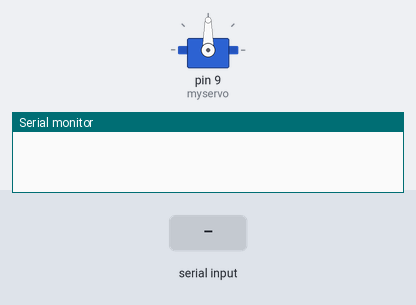
Bench run of a sketch on a simulated Arduino Uno, built with avr-gcc and run on an emulated ATmega328P. On the bench: servo, the last lines printed to the serial monitor. Inputs (shaded band) come from the test bench.

Above: at 1.2 s.
1.3 s: "1" received over Serial
At 1.75 s:
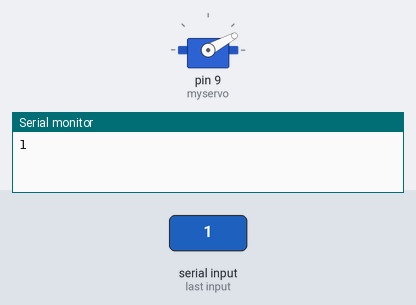
4.3 s: "0" received over Serial
At 4.46 s:
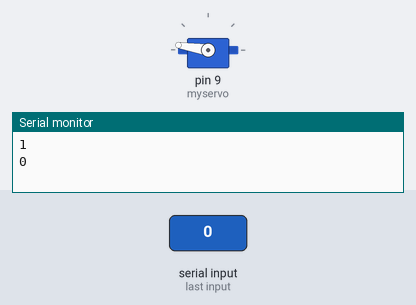
At 7.9 s:
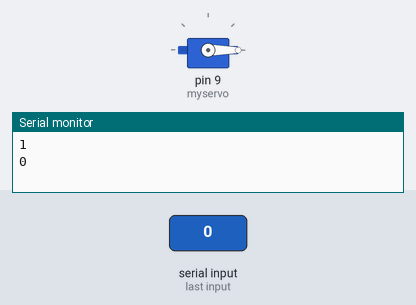
Timing chart, 0 to 9.4 s (numbered marks = the images above; inputs shaded):
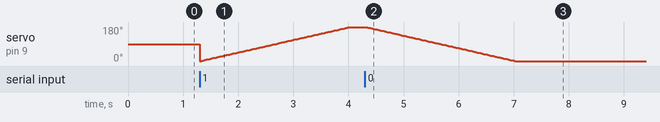

Measured:
- after the input at 4.3 s, servo on pin 9 (myservo): moves from 180° to 0° over 2.7 s, starting at once

The sketch:

arduino.ino
```cpp
#include <Servo.h>

Servo myservo;

int pos = 0;

void setup() {
  myservo.attach(9);
  Serial.begin(9600);
}

void loop() {
   if (Serial.available() > 0) {

    String receivedString = "";

    while (Serial.available() > 0) {
      receivedString += char(Serial.read ());
    }
     Serial.println(receivedString);
     if(receivedString == "1"){
  for (pos = 0; pos <= 180; pos += 1) {
    myservo.write(pos);
    delay(15);                 }
  }
  if(receivedString == "0"){
  for (pos = 180; pos >= 0; pos -= 1) {
    myservo.write(pos);
    delay(15);
  }
  }}}
```
